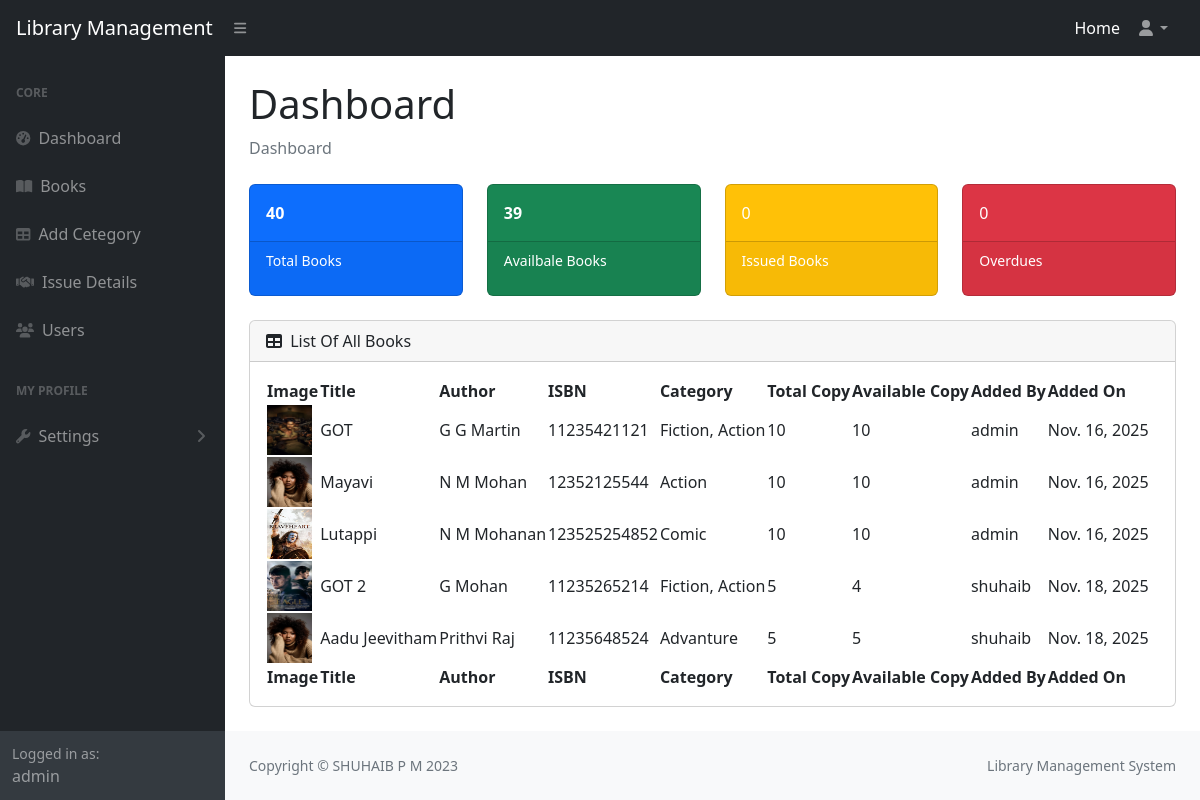
Page /dashboard/ (signed in) on the committed database.
### libraryApp/models.py (models this page shows, shortened)
class User(AbstractUser):
    email=models.EmailField(unique=True)
    option = (
        ('user','user'),
        ('staff','staff')
    )
    phone=models.CharField(max_length=15)
    role=models.CharField(max_length=100,choices=option,default="user")
    profile=models.ImageField(upload_to="profile",default="profile/default.jpeg",null=True,blank=True)
    otp=models.CharField(max_length=20)
    is_verified=models.BooleanField(default=False)

class Book(models.Model):
    user=models.ForeignKey(User,on_delete=models.CASCADE,related_name="bookUser")
    title=models.CharField(max_length=100)
    author=models.CharField(max_length=20)
    isbn=models.IntegerField()
    image=models.ImageField(upload_to="books",default="books/default.jpeg",null=True,blank=True)
    category=models.ManyToManyField(Category,related_name="bookCategory")
    total_copy=models.IntegerField()
    avl_copy=models.IntegerField()
    added_on=models.DateField(auto_now_add=True)

class Category(models.Model):
    category=models.CharField(max_length=20,unique=True)

### libraryApp/views.py (the view)
# urls.py: path("dashboard/",views.DashboardView.as_view(),name="dashboard"),
@method_decorator(login_required,name="dispatch")
class DashboardView(View):
    def get(self,request):
        books=Book.objects.all()
        return render(request,"dashboard.html",{"books":books})

### libraryApp/authentication.py (called while the page is built)
def login_required(fn):
    def wrapper(request, *args, **kwargs):
        if request.user.is_authenticated and request.user.role != "user" :
            return fn(request, *args, **kwargs)
        else:
            messages.warning(request,"You Must Login First")
            return redirect("login")
    return wrapper

### libraryApp/context_processor.py (called while the page is built)
def library_status(request):
    total_books = Book.objects.count()
    total_copies = Book.objects.aggregate(total=models.Sum("total_copy"))["total"] or 0
    avl_books = Book.objects.aggregate(total=models.Sum("avl_copy"))["total"] or 0
    issued_books=Issue.objects.filter(status="issued").count()
    overdue_books=Issue.objects.filter(status="overdue").count()
    return {
        "total_books": total_books,
        "total_copies": total_copies,
        "avl_books": avl_books,
        "issued_books": issued_books,
        "overdue_books": overdue_books,
    }

### libraryApp/templates/dashboard.html (shortened to what this page needs)
{% load static %}
<!DOCTYPE html>
<html lang="en">
<head>
    <link href="https://cdn.jsdelivr.net/npm/simple-datatables@7.1.2/dist/style.min.css" rel="stylesheet" />
    <link href="{% static 'css/styles.css' %}" rel="stylesheet" />
</head>
<body class="sb-nav-fixed">
    <nav class="sb-topnav navbar navbar-expand navbar-dark bg-dark">
        <a class="navbar-brand ps-3" href="#">Library Management</a>
        <button class="btn btn-link btn-sm order-1 order-lg-0 me-4 me-lg-0" id="sidebarToggle" href="#!"><i
                class="fas fa-bars"></i></button>
        <ul class="navbar-nav ms-auto ms-md-0 me-3 me-lg-4">
            <li class="nav-item"><a class="nav-link active" aria-current="page" href="{% url 'home' %}">Home</a></li>
            <li class="nav-item dropdown">
                <a class="nav-link dropdown-toggle" id="navbarDropdown" href="#" role="button" data-bs-toggle="dropdown"
                    aria-expanded="false"><i class="fas fa-user fa-fw"></i></a>
            </li>
        </ul>
    </nav>
    <div id="layoutSidenav">
        <div id="layoutSidenav_nav">
            <nav class="sb-sidenav accordion sb-sidenav-dark" id="sidenavAccordion">
                <div class="sb-sidenav-menu">
                    <div class="nav">
                        <div class="sb-sidenav-menu-heading">Core</div>
                        <a class="nav-link" href="{% url 'dashboard' %}">
                            <div class="sb-nav-link-icon"><i class="fas fa-tachometer-alt"></i></div>
                            Dashboard
                        </a>
                        <a class="nav-link" href="{% url 'book' %}">
                            <div class="sb-nav-link-icon"><i class="fas fa-book-open"></i></div>
                            Books
                        </a>
                        <a class="nav-link" href="{% url 'category' %}">
                            <div class="sb-nav-link-icon"><i class="fas fa-table"></i></div>
                            Add Cetegory
                        </a>
                        <a class="nav-link" href="{% url 'issue' %}">
                            <div class="sb-nav-link-icon"><i class="fa fa-handshake"></i></div>
                            Issue Details
                        </a>
                        <a class="nav-link" href="{% url 'user' %}">
                            <div class="sb-nav-link-icon"><i class="fas fa-users"></i></div>
                            Users
                        </a>
                        <div class="sb-sidenav-menu-heading">My Profile</div>
                        <a class="nav-link collapsed" href="#" data-bs-toggle="collapse"
                            data-bs-target="#collapseLayouts" aria-expanded="false" aria-controls="collapseLayouts">
                            <div class="sb-nav-link-icon"><i class="fas fa-wrench"></i></div>
                            Settings
                            <div class="sb-sidenav-collapse-arrow"><i class="fas fa-angle-down"></i></div>
                        </a>
                    </div>
                </div>
                <div class="sb-sidenav-footer">
                    <div class="small">Logged in as:</div>
                    {{request.user}}
                </div>
            </nav>
        </div>
        <div id="layoutSidenav_content">
            <main>
                {% block main %}
                <div class="container-fluid px-4">
                    <h1 class="mt-4">Dashboard</h1>
                    <ol class="breadcrumb mb-4">
                        <li class="breadcrumb-item active">Dashboard</li>
                    </ol>
                    <div class="row">
                        <div class="col-xl-3 col-md-6">
                            <a href="#section-table">
                                <div class="card bg-primary text-white mb-4">
                                    <div class="card-body fw-bolder">{{total_copies}}</div>
                                    <div class="card-footer d-flex align-items-center justify-content-between">
                                        <p class="small text-white">Total Books</p>
                                    </div>
                                </div>
                            </a>
                        </div>
                        <div class="col-xl-3 col-md-6">
                            <div class="card bg-success text-white mb-4">
                                <div class="card-body fw-bolder">{{avl_books}}</div>
                                <div class="card-footer d-flex align-items-center justify-content-between">
                                    <p class="small text-white">Availbale Books</p>
                                </div>
                            </div>
                        </div>
                        <div class="col-xl-3 col-md-6">
                            <div class="card bg-warning text-white mb-4">
                                <div class="card-body">{{issued_books}}</div>
                                <div class="card-footer d-flex align-items-center justify-content-between">
                                    <p class="small text-white">Issued Books</p>
                                </div>
                            </div>
                        </div>
                        <div class="col-xl-3 col-md-6">
                            <div class="card bg-danger text-white mb-4">
                                <div class="card-body">{{overdue_books}}</div>
                                <div class="card-footer d-flex align-items-center justify-content-between">
                                    <p class="small text-white">Overdues</p>
                                </div>
                            </div>
                        </div>
                    </div>
                    <div id="section-table" class="card mb-4">
                        <div class="card-header">
                            <i class="fas fa-table me-1"></i>
                            List Of All Books
                        </div>
                        <div class="card-body">
                            <table id="datatablesSimple" class="datatable">
                                <thead>
                                    <tr>
                                        <th>Image</th>
                                        <th>Title</th>
                                        <th>Author</th>
                                        <th>ISBN</th>
                                        <th>Category</th>
                                        <th>Total Copy</th>
                                        <th>Available Copy</th>
                                        <th>Added By</th>
                                        <th>Added On</th>
                                    </tr>
                                </thead>
                                <tfoot>
                                    <tr>
                                        <th>Image</th>
                                        <th>Title</th>
                                        <th>Author</th>
                                        <th>ISBN</th>
                                        <th>Category</th>
                                        <th>Total Copy</th>
                                        <th>Available Copy</th>
                                        <th>Added By</th>
                                        <th>Added On</th>
                                    </tr>
                                </tfoot>
                                <tbody>
                                    {% for book in books %}
                                    <tr>
                                        <td>
                                            <img src="{{book.image.url}}" height="50px" width="45px" alt="img">
                                        </td>
                                        <td>{{book.title}}</td>
                                        <td>{{book.author}}</td>
                                        <td>{{book.isbn}}</td>
                                        <td>
                                            {% for cat in book.category.all %}
                                            {{ cat.category }}{% if not forloop.last %}, {% endif %}
                                            {% endfor %}
                                        </td>
                                        <td>{{book.total_copy}}</td>
                                        <td>{{book.avl_copy}}</td>
                                        <td>{{book.user}}</td>
                                        <td>{{book.added_on}}</td>
                                    </tr>
                                    {% endfor %}
                                </tbody>
                            </table>
                        </div>
                    </div>
                </div>
                {% endblock %}
            </main>
            <footer class="py-4 bg-light mt-auto">
                <div class="container-fluid px-4">
                    <div class="d-flex align-items-center justify-content-between small">
                        <div class="text-muted">Copyright &copy; SHUHAIB P M 2023</div>
                        <div class="text-muted">
                            Library Management System
                        </div>
                    </div>
                </div>
            </footer>
        </div>
    </div>
</body>
</html>

### rows in the picture
User: user "admin"
Book: image (picture), title "GOT", author "G G Martin", isbn "11235421121", total_copy "10", avl_copy "10", user "admin", added_on "Nov. 16, 2025"
Category: category "Fiction"
Category: category "Action"
Book: image (placeholder picture), title "Mayavi", author "N M Mohan", isbn "12352125544", total_copy "10", avl_copy "10", user "admin", added_on "Nov. 16, 2025"
Book: image (picture), title "Lutappi", author "N M Mohanan", isbn "123525254852", total_copy "10", avl_copy "10", user "admin", added_on "Nov. 16, 2025"
Category: category "Comic"
Book: image (picture), title "GOT 2", author "G Mohan", isbn "11235265214", total_copy "5", avl_copy "4", user "shuhaib", added_on "Nov. 18, 2025"
Book: image (placeholder picture), title "Aadu Jeevitham", author "Prithvi Raj", isbn "11235648524", total_copy "5", avl_copy "5", user "shuhaib", added_on "Nov. 18, 2025"
Category: category "Advanture"

### other values in the picture
{{ total_copies }} "40"
{{ avl_books }} "39"
{{ issued_books }} "0"
{{ overdue_books }} "0"
